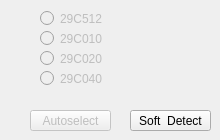
                     <widget class="QWidget" name="F29C_dip32">
                      <attribute name="title">
                       <string>DIP32</string>
                      </attribute>
                      <widget class="QRadioButton" name="F29c512Button">
                       <property name="enabled">
                        <bool>false</bool>
                       </property>
                       <property name="geometry">
                        <rect>
                         <x>40</x>
                         <y>10</y>
                         <width>151</width>
                         <height>17</height>
                        </rect>
                       </property>
                       <property name="text">
                        <string>29C512</string>
                       </property>
                      </widget>
                      <widget class="QRadioButton" name="F29c010Button">
                       <property name="enabled">
                        <bool>false</bool>
                       </property>
                       <property name="geometry">
                        <rect>
                         <x>40</x>
                         <y>30</y>
                         <width>151</width>
                         <height>17</height>
                        </rect>
                       </property>
                       <property name="text">
                        <string>29C010</string>
                       </property>
                      </widget>
                      <widget class="QRadioButton" name="F29c020Button">
                       <property name="enabled">
                        <bool>false</bool>
                       </property>
                       <property name="geometry">
                        <rect>
                         <x>40</x>
                         <y>50</y>
                         <width>151</width>
                         <height>17</height>
                        </rect>
                       </property>
                       <property name="text">
                        <string>29C020</string>
                       </property>
                      </widget>
                      <widget class="QRadioButton" name="F29c040Button">
                       <property name="enabled">
                        <bool>false</bool>
                       </property>
                       <property name="geometry">
                        <rect>
                         <x>40</x>
                         <y>70</y>
                         <width>161</width>
                         <height>17</height>
                        </rect>
                       </property>
                       <property name="text">
                        <string>29C040</string>
                       </property>
                      </widget>
                      <widget class="QPushButton" name="autoDetectButton6">
                       <property name="enabled">
                        <bool>false</bool>
                       </property>
                       <property name="geometry">
                        <rect>
                         <x>30</x>
                         <y>110</y>
                         <width>81</width>
                         <height>21</height>
                        </rect>
                       </property>
                       <property name="text">
                        <string>Autoselect</string>
                       </property>
                      </widget>
                      <widget class="QPushButton" name="SoftDetectButton2">
                       <property name="geometry">
                        <rect>
                         <x>130</x>
                         <y>110</y>
                         <width>81</width>
                         <height>21</height>
                        </rect>
                       </property>
                       <property name="text">
                        <string>Soft  Detect</string>
                       </property>
                      </widget>
                     </widget>
